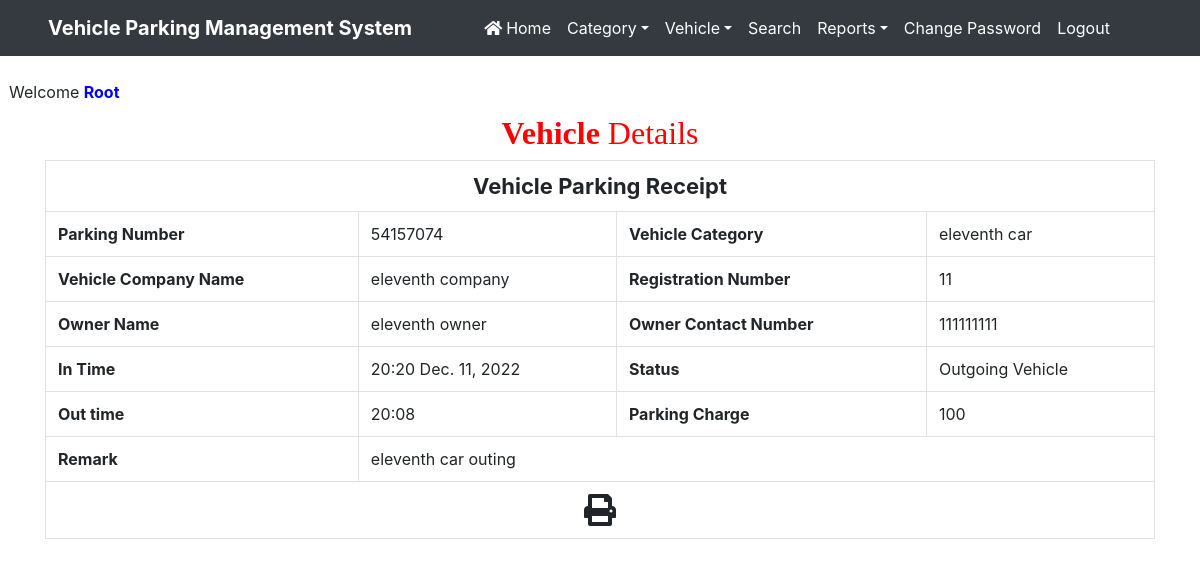
/print/1 (signed in), run on the app's committed database.
### vehicle/models.py (models this page shows, shortened)
class Vehicle(models.Model):
    parkingnumber = models.CharField(max_length=20)
    category = models.ForeignKey(Category, on_delete=models.CASCADE)
    vehiclecompany = models.CharField(max_length=50)
    regno = models.CharField(max_length=10)
    ownername = models.CharField(max_length=50)
    ownercontact = models.CharField(max_length=15)
    pdate = models.DateField()
    intime = models.CharField(max_length=50)
    outtime = models.CharField(max_length=50)
    parkingcharge = models.CharField(max_length=50)
    remark = models.CharField(max_length=500)
    status = models.CharField(max_length=20)

class Category(models.Model):
    categoryname = models.CharField(max_length=50)

### vehicle/views.py (the view)
# urls.py: path('print/<int:pid>',print_detail,name='print'),
def print_detail(request,pid):
    if not request.user.is_authenticated:
        return redirect('admin_login')
    vehicle = Vehicle.objects.get(id=pid)
    d = {'vehicle': vehicle}
    return render(request,'print.html', d)

### vehicle/templates/print.html (shortened to what this page needs)
{% load static %}
<html>
<head>
{% include 'headeradmin.html' %}
  <link rel = stylesheet href="https://cdn.datatables.net/1.10.20/css/jquery.dataTables.min.css">
<link rel = stylesheet href="https://cdn.datatables.net/buttons/1.6.1/css/buttons.dataTables.min.css">
</head>
<body>
{% include 'nav2admin.html' %}
<br> &nbsp;&nbsp;Welcome <b style = 'text-transform : capitalize ; color : blue'>{{request.user.username}}</b>
<div class="container" style = "margin-top:10px">
<h2 class="text-center" style = "font-family : Monotype Corsiva ; color : red"> <strong>Vehicle</strong>  Details</h2>
 <div  id="exampl">
      <table border="1" class="table table-bordered mg-b-0">
        <tr>
          <th colspan="4" style="text-align: center; font-size:22px;"> Vehicle Parking Receipt</th>
        </tr>
   <tr>
                                <th>Parking Number</th>
                                   <td>{{vehicle.parkingnumber}}</td>
                                <th>Vehicle Category</th>
                                   <td>{{vehicle.category.categoryname}}</td>
                                   </tr>
                                   <tr>
                                <th>Vehicle Company Name</th>
                                   <td>{{vehicle.vehiclecompany}}</td>
                                <th>Registration Number</th>
                                   <td>{{vehicle.regno}}</td>
                                   </tr>
                                   <tr>
                                    <th>Owner Name</th>
                                      <td>{{vehicle.ownername}}</td>
                                       <th>Owner Contact Number</th>
                                        <td>{{vehicle.ownercontact}}</td>
                                    </tr>
                                    <tr>
                               <th>In Time</th>
                                <td>{{vehicle.intime}} {{vehicle.pdate}}</td>
    <th>Status</th>
    <td>
{% if vehicle.status == 'Out' %}
  Outgoing Vehicle
{% endif %}
     </td>
  </tr>
{% if vehicle.remark != '' %}
<tr>
<th>Out time</th>
<td>{{vehicle.outtime}}</td>
<th>Parking Charge</th>
<td>{{vehicle.parkingcharge}}</td>
</tr>
<tr>
  <th>Remark</th>
  <td colspan="3">{{vehicle.remark}}</td>
</tr>
{% endif %}
  <tr>
    <td colspan="4" style="text-align:center; cursor:pointer"><i class="fa fa-print fa-2x" aria-hidden="true" OnClick="CallPrint(this.value)"  ></i></td>
  </tr>
</table>
          </div>
</div>
</body>
</html>

### vehicle/static/css/mystyle.css (style rules this page uses)
html { scroll-behavior:smooth; }

### data on the page
Vehicle: parkingnumber "54157074", category.categoryname "eleventh car", vehiclecompany "eleventh company", regno "11", ownername "eleventh owner", ownercontact "111111111", intime "20:20", pdate "Dec. 11, 2022", outtime "20:08", parkingcharge "100", remark "eleventh car outing"

### other printed values
{{ request.user.username }} "Root"
